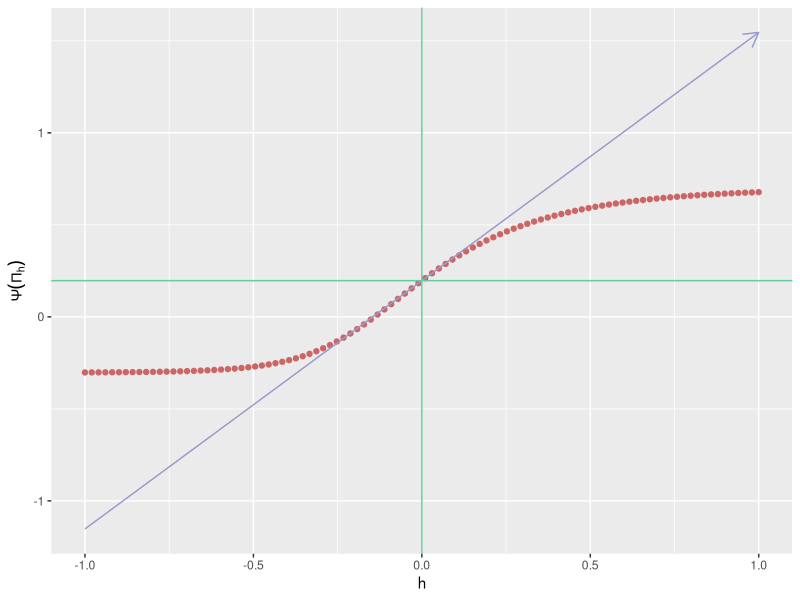
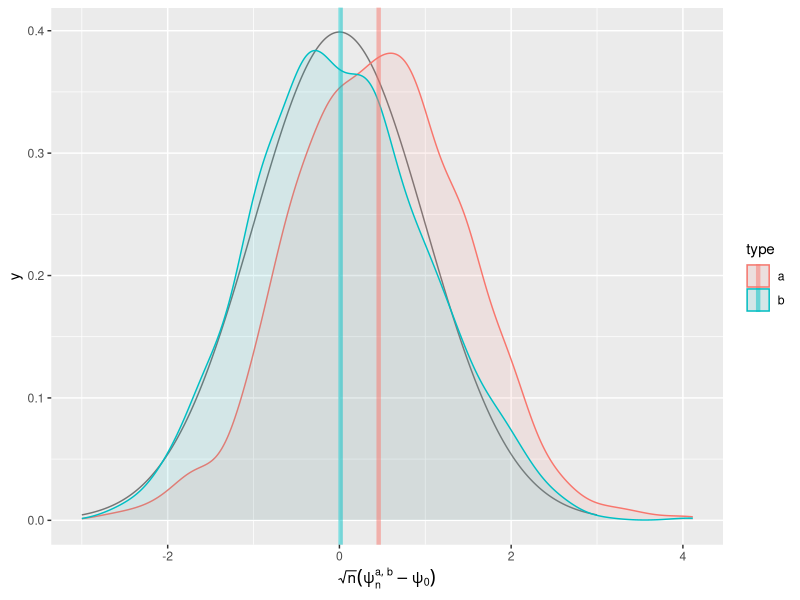
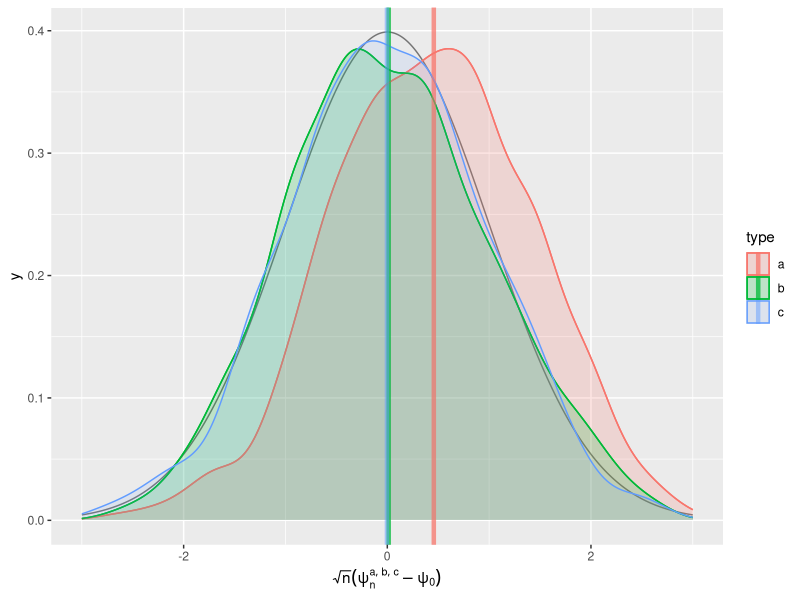
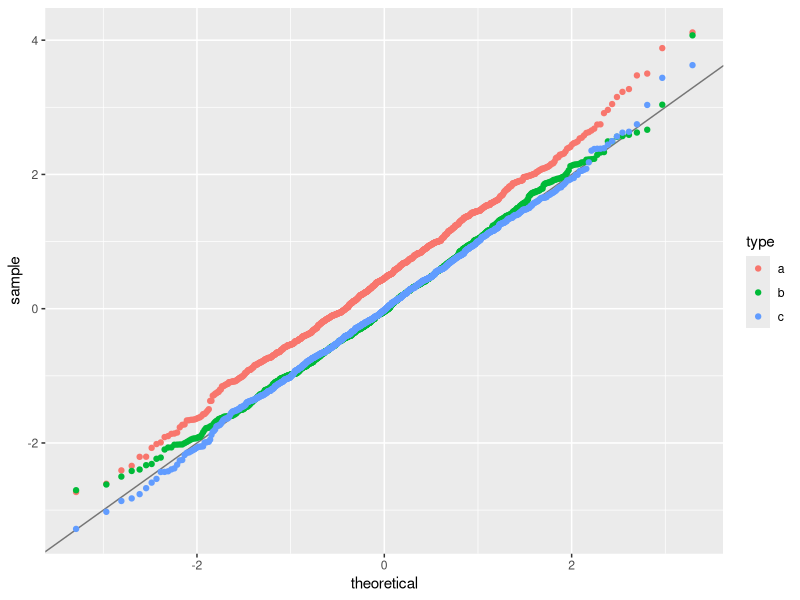

R code for these plots, in order:
## ----setup, echo = FALSE-------------------------------------------------
knitr::opts_chunk$set(
  fig.height = 4, 
  fig.path = 'img/',
  fig.width = 12,
  message = FALSE,
  size = "tiny",
  warning = FALSE,
  warnings = FALSE
)

## ----visible-setup-------------------------------------------------------
set.seed(54321) ## because reproducibility matters...
suppressMessages(library(R.utils)) ## make sure it is installed
suppressMessages(library(tidyverse)) ## make sure it is installed
suppressMessages(library(ggplot2)) ## make sure it is installed
expit <- plogis
logit <- qlogis

## ----simulation----------------------------------------------------------
draw_from_experiment <- function(n, full = FALSE) {
  ## preliminary
  n <- Arguments$getInteger(n, c(1, Inf))
  full <- Arguments$getLogical(full)
  ## ## 'Gbar' and 'Qbar' factors
  Gbar <- function(W) {
    expit(-0.2 + 3 * sqrt(W) - 1.5 * W)
  }
  Qbar <- function(AW) {
    A <- AW[, 1]
    W <- AW[, 2]
    A * cos((1 + W) * pi / 5) + (1 - A) * sin((1 + W^2) * pi / 4)
  }
  ## sampling
  ## ## context
  W <- runif(n)
  ## ## counterfactual rewards
  zeroW <- cbind(A = 0, W)
  oneW <- cbind(A = 1, W)
  Qbar.zeroW <- Qbar(zeroW)
  Qbar.oneW <- Qbar(oneW)
  Yzero <- rbeta(n, shape1 = 1, shape2 = (1 - Qbar.zeroW) / Qbar.zeroW)
  Yone <- rbeta(n, shape1 = 1, shape2 = (1 - Qbar.oneW) / Qbar.oneW)
  ## ## action undertaken
  A <- rbinom(n, size = 1, prob = Gbar(W))
  ## ## actual reward
  Y <- A * Yone + (1 - A) * Yzero
  ## ## observation
  if (full) {
    obs <- cbind(W = W, Yzero = Yzero, Yone = Yone, A = A, Y = Y)
  } else {
    obs <- cbind(W = W, A = A, Y = Y)
  }
  attr(obs, "Gbar") <- Gbar
  attr(obs, "Qbar") <- Qbar
  attr(obs, "QW") <- dunif
  ##
  return(obs)
}

## ----draw-five-obs-------------------------------------------------------
(five_obs <- draw_from_experiment(5))

## ----DAG-----------------------------------------------------------------
## plot the causal diagram

## ----approx-psi-zero-a---------------------------------------------------
B <- 1e6 ## 1e6 eventually, or more
full_obs <- draw_from_experiment(B, full = TRUE)
(psi_hat <- mean(full_obs[, "Yone"] - full_obs[, "Yzero"]))

## ----approx-psi-zero-b---------------------------------------------------
sd_hat <- sd(full_obs[, "Yone"] - full_obs[, "Yzero"])
alpha <- 0.05
(psi_CI <- psi_hat + c(-1, 1) * qnorm(1 - alpha / 2) * sd_hat / sqrt(B))

## ----another-simulation--------------------------------------------------
draw_from_another_experiment <- function(n, h = 0) {
  ## preliminary
  n <- Arguments$getInteger(n, c(1, Inf))
  h <- Arguments$getNumeric(h)
  ## ## 'Gbar' and 'Qbar' factors
  Gbar <- function(W) {
    sin((1 + W) * pi / 6)
  }
  Qbar <- function(AW, hh = h) {
    A <- AW[, 1]
    W <- AW[, 2]
    expit( logit( A *  W + (1 - A) * W^2 ) +
           hh * 10 * sqrt(W) * A )
  }
  ## sampling
  ## ## context
  W <- runif(n, min = 1/10, max = 9/10)
  ## ## action undertaken
  A <- rbinom(n, size = 1, prob = Gbar(W))
  ## ## reward
  shape1 <- 4
  QAW <- Qbar(cbind(A, W))
  Y <- rbeta(n, shape1 = shape1, shape2 = shape1 * (1 - QAW) / QAW)
  ## ## observation
  obs <- cbind(W = W, A = A, Y = Y)
  attr(obs, "Gbar") <- Gbar
  attr(obs, "Qbar") <- Qbar
  attr(obs, "QW") <- function(x){dunif(x, min = 1/10, max = 9/10)}
  attr(obs, "shape1") <- shape1
  ##
  return(obs)
}

## ----approx-psi-one------------------------------------------------------
five_obs_from_another_experiment <- draw_from_another_experiment(5)
integrand <- function(w) {
  Qbar <- attr(five_obs_from_another_experiment, "Qbar")
  QW <- attr(five_obs_from_another_experiment, "QW")
  ( Qbar(cbind(1, w)) - Qbar(cbind(0, w)) ) * QW(w)
}
(psi_Pi_zero <- integrate(integrand, lower = 0, upper = 1)$val)

## ----psi-approx-psi-one,  fig.cap =  "Evolution of statistical parameter $\\Psi$ along fluctuation $\\{\\Pi_{h} : h \\in H\\}$."----
approx <- seq(-1, 1, length.out = 1e2)
psi_Pi_h <- sapply(approx, function(t) {
  obs_from_another_experiment <- draw_from_another_experiment(1, h = t)
  integrand <- function(w) {
    Qbar <- attr(obs_from_another_experiment, "Qbar")
    QW <- attr(obs_from_another_experiment, "QW")
    ( Qbar(cbind(1, w)) - Qbar(cbind(0, w)) ) * QW(w)
  }
  integrate(integrand, lower = 0, upper = 1)$val  
})
slope_approx <- (psi_Pi_h - psi_Pi_zero) / approx
slope_approx <- slope_approx[min(which(approx > 0))]
ggplot() +
  geom_point(data = data.frame(x = approx, y = psi_Pi_h), aes(x, y),
             color = "#CC6666") +
  geom_segment(aes(x = -1, y = psi_Pi_zero - slope_approx,
                   xend = 1, yend = psi_Pi_zero + slope_approx),
               arrow = arrow(length = unit(0.03, "npc")),
               color = "#9999CC") +
  geom_vline(xintercept = 0, color = "#66CC99") +
  geom_hline(yintercept = psi_Pi_zero, color = "#66CC99") +
  labs(x = "h", y = expression(Psi(Pi[h]))) 

## ----eic-----------------------------------------------------------------
eic <- function(obs, psi) {
  Qbar <- attr(obs, "Qbar")
  Gbar <- attr(obs, "Gbar")
  QAW <- Qbar(obs[, c("A", "W")])
  gW <- Gbar(obs[, "W"])
  lgAW <- obs[, "A"] * gW + (1 - obs[, "A"]) * (1 - gW)
  ( Qbar(cbind(1, obs[, "W"])) - Qbar(cbind(0, obs[, "W"])) - psi ) +
    (2 * obs[, "A"] - 1) / lgAW * (obs[, "Y"] - QAW)
}

(eic(five_obs, psi = psi_hat))
(eic(five_obs_from_another_experiment, psi = psi_Pi_zero))

## ----cramer-rao----------------------------------------------------------
obs <- draw_from_experiment(B)
(cramer_rao_hat <- var(eic(obs, psi = psi_hat)))

## ----cramer-rao-another-experiment---------------------------------------
obs_from_another_experiment <- draw_from_another_experiment(B)
(cramer_rao_Pi_zero_hat <- var(eic(obs_from_another_experiment, psi = 59/300)))
(ratio <- sqrt(cramer_rao_Pi_zero_hat/cramer_rao_hat))

## ----recover-slope-------------------------------------------------------
sigma0_draw_from_another_experiment <- function(obs) { 
  ## preliminary
  Qbar <- attr(obs, "Qbar")
  QAW <- Qbar(obs[, c("A", "W")])
  shape1 <- Arguments$getInteger(attr(obs, "shape1"), c(1, Inf))
  ## computations
  betaAW <- shape1 * (1 - QAW) / QAW
  out <- log(1 - obs[, "Y"])
  for (int in 1:shape1) {
    out <- out + 1/(int - 1 + betaAW)
  }
  out <- - out * shape1 * (1 - QAW) / QAW * 10 * sqrt(obs[, "W"]) * obs[, "A"]
  ## no need to center given how we will use it
  return(out)
}

vars <- eic(obs_from_another_experiment, psi = 59/300) *
  sigma0_draw_from_another_experiment(obs_from_another_experiment)
sd_hat <- sd(vars)
(slope_hat <- mean(vars))
(slope_CI <- slope_hat + c(-1, 1) * qnorm(1 - alpha / 2) * sd_hat / sqrt(B))

## ----known-Gbar-one-a----------------------------------------------------
Gbar <- attr(obs, "Gbar")

iter <- 1e3

## ----known-Gbar-one-b, fig.cap = "Kernel density estimators of the law of two estimators of $\\psi_{0}$, one of them misconceived (a), the other assuming that $\\Gbar_{0}$ is known (b). Built based on `iter` independent realizations of each estimator."----
psi_hat_ab <- obs %>% as_tibble() %>% mutate(id = 1:nrow(obs) %% iter) %>%
  mutate(lgAW = A * Gbar(W) + (1 - A) * (1 - Gbar(W))) %>% group_by(id) %>%
  summarize(est_a = mean(Y[A==1]) - mean(Y[A==0]),
            est_b = mean(Y * (2 * A - 1) / lgAW),
            std_b = sd(Y * (2 * A - 1) / lgAW),
            clt_b = sqrt(n()) * (est_b - psi_hat) / std_b)
std_a <- sd(psi_hat_ab$est_a)
psi_hat_ab <- psi_hat_ab %>%
  mutate(std_a = std_a,
         clt_a = (est_a - psi_hat) / std_a) %>% 
  gather(key, value, -id) %>%
  extract(key, c("what", "type"), "([^_]+)_([ab])") %>%
  spread(what, value)

(bias_ab <- psi_hat_ab %>% group_by(type) %>% summarise(bias = mean(clt)))

fig <- ggplot() +
  geom_line(aes(x = x, y = y), 
            data = tibble(x = seq(-3, 3, length.out = 1e3),
                          y = dnorm(x)),
            linetype = 1, alpha = 0.5) +
  geom_density(aes(clt, fill = type, colour = type),
               psi_hat_ab, alpha = 0.1) +
  geom_vline(aes(xintercept = bias, colour = type),
             bias_ab, size = 1.5, alpha = 0.5)
  
fig +
  labs(x = expression(paste(sqrt(n)*(psi[n]^{list(a, b)} - psi[0]))))

## ----unknown-Gbar-one----------------------------------------------------
estimate_G <- function(dat, working_model) {
  fit <- working_model[[1]](formula = working_model[[2]], data = dat)
  Ghat <- function(newdata) {
    predict(fit, newdata, type = "response")
  }
  return(Ghat)
}

predict_lGAW <- function(A, W, working_model, threshold = 0.05) {
  ## fit the working model
  dat <- data.frame(A = A, W= W)
  Ghat <- estimate_G(dat, working_model)
  ## make predictions based on the fit
  Ghat_W <- Ghat(dat)
  A <- dat[, "A"]
  lGAW <- A * Ghat_W + (1 - A) * (1 - Ghat_W)
  pmin(1 - threshold, pmax(lGAW, threshold))
}

working_model <- list(
  model = function(...) {glm(family = binomial(), ...)},
  formula = as.formula(
    paste("A ~",
          paste("I(W^", seq(1/2, 3, by = 1/2), sep = "", collapse = ") + "),
          ")")
  ))
working_model$formula

## ----unknown-Gbar-two, fig.cap  = "Kernel density estimators of the law of three estimators of $\\psi_{0}$, one of them misconceived (a), one assuming that $\\Gbar_{0}$ is known (b) and one that hinges on the estimation of $\\Gbar_{0}$ (c). The present figure includes Figure \\@ref(fig:known-Gbar-one-b) (but the colors differ). Built based on `iter` independent realizations of each estimator."----
psi_hat_c <- obs %>% as_tibble() %>% mutate(id = 1:nrow(obs) %% iter) %>%
  group_by(id) %>%
  mutate(lgAW = predict_lGAW(A, W, working_model)) %>%
  summarize(est = mean(Y * (2 * A - 1) / lgAW))
std_c <- sd(psi_hat_c$est)
psi_hat_abc <- psi_hat_c %>%
  mutate(std = std_c,
         clt = (est - psi_hat) / std,
         type = "c") %>%
  full_join(psi_hat_ab)

bias_abc <- psi_hat_abc %>% group_by(type) %>% summarise(bias = mean(clt))

fig +
  geom_density(aes(clt, fill = type, colour = type), psi_hat_abc, alpha = 0.1) +
  geom_vline(aes(xintercept = bias, colour = type),
             bias_abc, size = 1.5, alpha = 0.5) +
  xlim(-3, 3) + 
  labs(x = expression(paste(sqrt(n)*(psi[n]^{list(a, b, c)} - psi[0]))))

## ----unknown-Gbar-three, fig.cap  = "Quantile-quantile plot of the standard normal law against the empirical laws  of three estimators of $\\psi_{0}$, one of them misconceived (a), one assuming that $\\Gbar_{0}$ is known (b) and one that hinges on the estimation of $\\Gbar_{0}$ (c). Built based on `iter` independent realizations of each estimator."----
ggplot(psi_hat_abc, aes(sample = clt, fill = type, colour = type)) +
  geom_abline(intercept = 0, slope = 1, alpha = 0.5) +
  geom_qq(alpha = 1)
